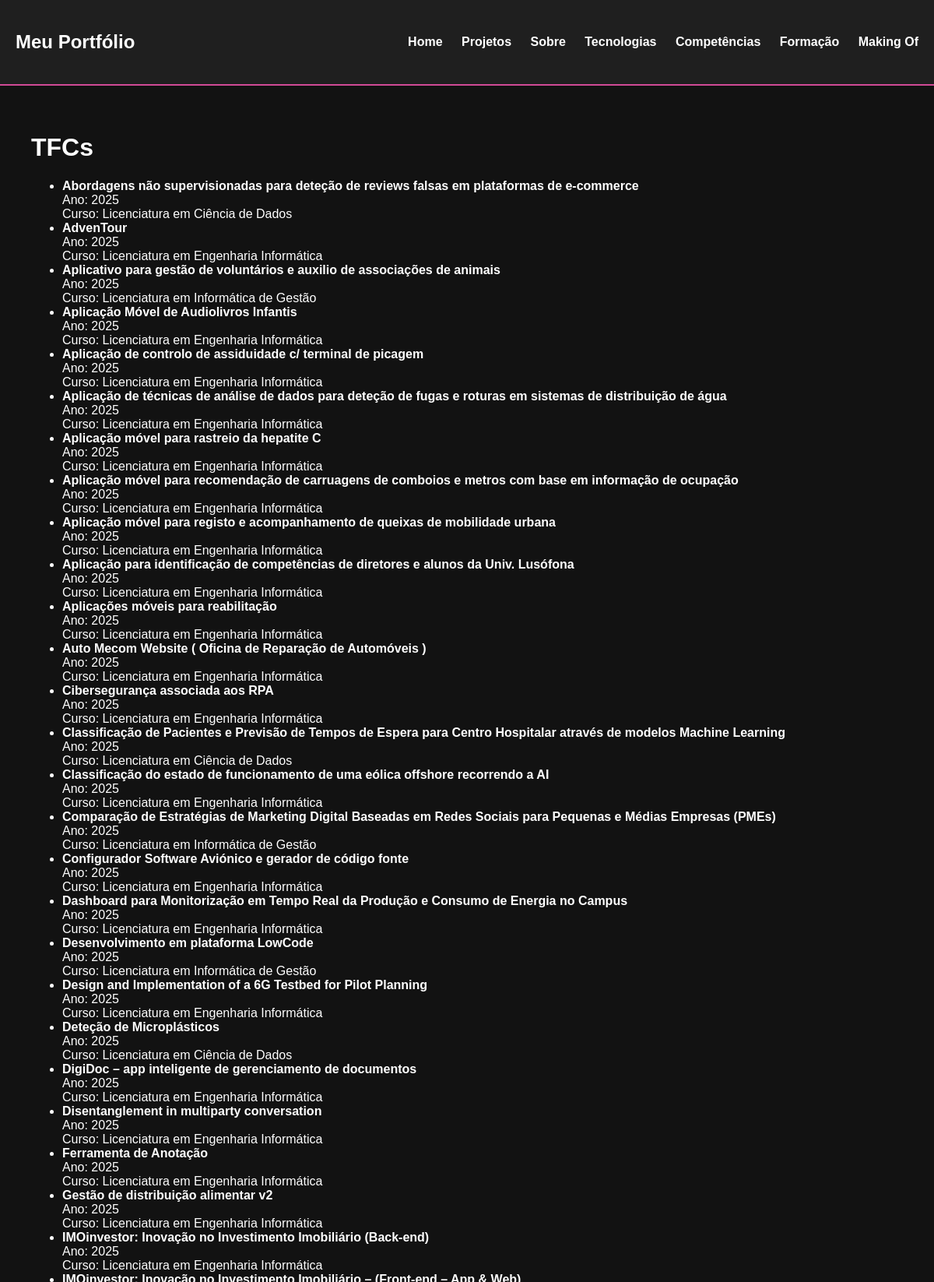
Screenshot of /portfolio/tfcs/ (upper part) with the database file from the repository.
### portfolio/models.py (models this page shows, shortened)
class TFC(models.Model):
    titulo = models.CharField(max_length=255)
    autores = models.CharField(max_length=255)
    orientadores = models.CharField(max_length=255)
    ano_realizacao = models.IntegerField()
    resumo = models.TextField()
    link_pdf = models.URLField(blank=True, null=True)
    link_imagem = models.URLField(blank=True, null=True)
    rating = models.IntegerField(default=0)
    curso = models.ForeignKey(Curso, on_delete=models.CASCADE, related_name='tfcs')

class Curso(models.Model):
    codigo = models.IntegerField(primary_key=True, help_text="Ex: 260")
    nome = models.CharField(max_length=200)
    grau = models.CharField(max_length=100, blank=True, null=True)
    descricao = models.TextField(blank=True, null=True)
    logotipo = models.ImageField(upload_to='cursos/', blank=True, null=True)

### portfolio/views.py (the view)
# urls.py: path('tfcs/', views.tfcs_view, name='tfcs'),
def tfcs_view(request):
    tfcs = TFC.objects.all()
    return render(request, 'portfolio/tfcs.html', {
        'tfcs': tfcs
    })

### portfolio/templates/portfolio/tfcs.html
{% extends 'portfolio/layout.html' %}
{% block content %}
<h1>TFCs</h1>
<ul>
  {% for tfc in tfcs %}
    <li>
      <strong>{{ tfc.titulo }}</strong><br>
      Ano: {{ tfc.ano_realizacao }}<br>
      Curso: {{ tfc.curso.nome }}
    </li>
  {% endfor %}
</ul>
{% endblock %}

### portfolio/templates/portfolio/layout.html (style rules this page uses)
body { font-family: Arial, sans-serif; margin: 0; background: #121212; color: white; }

### rows the page displays
TFC: titulo "Abordagens não supervisionadas para deteção de reviews falsas em plataformas de e-commerce", ano_realizacao "2025", curso.nome "Licenciatura em Ciência de Dados"
TFC: titulo "AdvenTour", ano_realizacao "2025", curso.nome "Licenciatura em Engenharia Informática"
TFC: titulo "Aplicativo para gestão de voluntários e auxilio de associações de animais", ano_realizacao "2025", curso.nome "Licenciatura em Informática de Gestão"
TFC: titulo "Aplicação Móvel de Audiolivros Infantis", ano_realizacao "2025", curso.nome "Licenciatura em Engenharia Informática"
TFC: titulo "Aplicação de controlo de assiduidade c/ terminal de picagem", ano_realizacao "2025", curso.nome "Licenciatura em Engenharia Informática"
TFC: titulo "Aplicação de técnicas de análise de dados para deteção de fugas e roturas em sistemas de distribuição de água", ano_realizacao "2025", curso.nome "Licenciatura em Engenharia Informática"
TFC: titulo "Aplicação móvel para rastreio da hepatite C", ano_realizacao "2025", curso.nome "Licenciatura em Engenharia Informática"
TFC: titulo "Aplicação móvel para recomendação de carruagens de comboios e metros com base em informação de ocupação", ano_realizacao "2025", curso.nome "Licenciatura em Engenharia Informática"
TFC: titulo "Aplicação móvel para registo e acompanhamento de queixas de mobilidade urbana", ano_realizacao "2025", curso.nome "Licenciatura em Engenharia Informática"
TFC: titulo "Aplicação para identificação de competências de diretores e alunos da Univ. Lusófona", ano_realizacao "2025", curso.nome "Licenciatura em Engenharia Informática"
TFC: titulo "Aplicações móveis para reabilitação", ano_realizacao "2025", curso.nome "Licenciatura em Engenharia Informática"
TFC: titulo "Auto Mecom Website ( Oficina de Reparação de Automóveis )", ano_realizacao "2025", curso.nome "Licenciatura em Engenharia Informática"
TFC: titulo "Cibersegurança associada aos RPA", ano_realizacao "2025", curso.nome "Licenciatura em Engenharia Informática"
TFC: titulo "Classificação de Pacientes e Previsão de Tempos de Espera para Centro Hospitalar através de modelos Machine Learning", ano_realizacao "2025", curso.nome "Licenciatura em Ciência de Dados"
TFC: titulo "Classificação do estado de funcionamento de uma eólica offshore recorrendo a AI", ano_realizacao "2025", curso.nome "Licenciatura em Engenharia Informática"
TFC: titulo "Comparação de Estratégias de Marketing Digital Baseadas em Redes Sociais para Pequenas e Médias Empresas (PMEs)", ano_realizacao "2025", curso.nome "Licenciatura em Informática de Gestão"
TFC: titulo "Configurador Software Aviónico e gerador de código fonte", ano_realizacao "2025", curso.nome "Licenciatura em Engenharia Informática"
TFC: titulo "Dashboard para Monitorização em Tempo Real da Produção e Consumo de Energia no Campus", ano_realizacao "2025", curso.nome "Licenciatura em Engenharia Informática"
TFC: titulo "Desenvolvimento em plataforma LowCode", ano_realizacao "2025", curso.nome "Licenciatura em Informática de Gestão"
TFC: titulo "Design and Implementation of a 6G Testbed for Pilot Planning", ano_realizacao "2025", curso.nome "Licenciatura em Engenharia Informática"
TFC: titulo "Deteção de Microplásticos", ano_realizacao "2025", curso.nome "Licenciatura em Ciência de Dados"
TFC: titulo "DigiDoc – app inteligente de gerenciamento de documentos", ano_realizacao "2025", curso.nome "Licenciatura em Engenharia Informática"
TFC: titulo "Disentanglement in multiparty conversation", ano_realizacao "2025", curso.nome "Licenciatura em Engenharia Informática"
TFC: titulo "Ferramenta de Anotação", ano_realizacao "2025", curso.nome "Licenciatura em Engenharia Informática"
TFC: titulo "Gestão de distribuição alimentar v2", ano_realizacao "2025", curso.nome "Licenciatura em Engenharia Informática"
TFC: titulo "IMOinvestor: Inovação no Investimento Imobiliário (Back-end)", ano_realizacao "2025", curso.nome "Licenciatura em Engenharia Informática"
